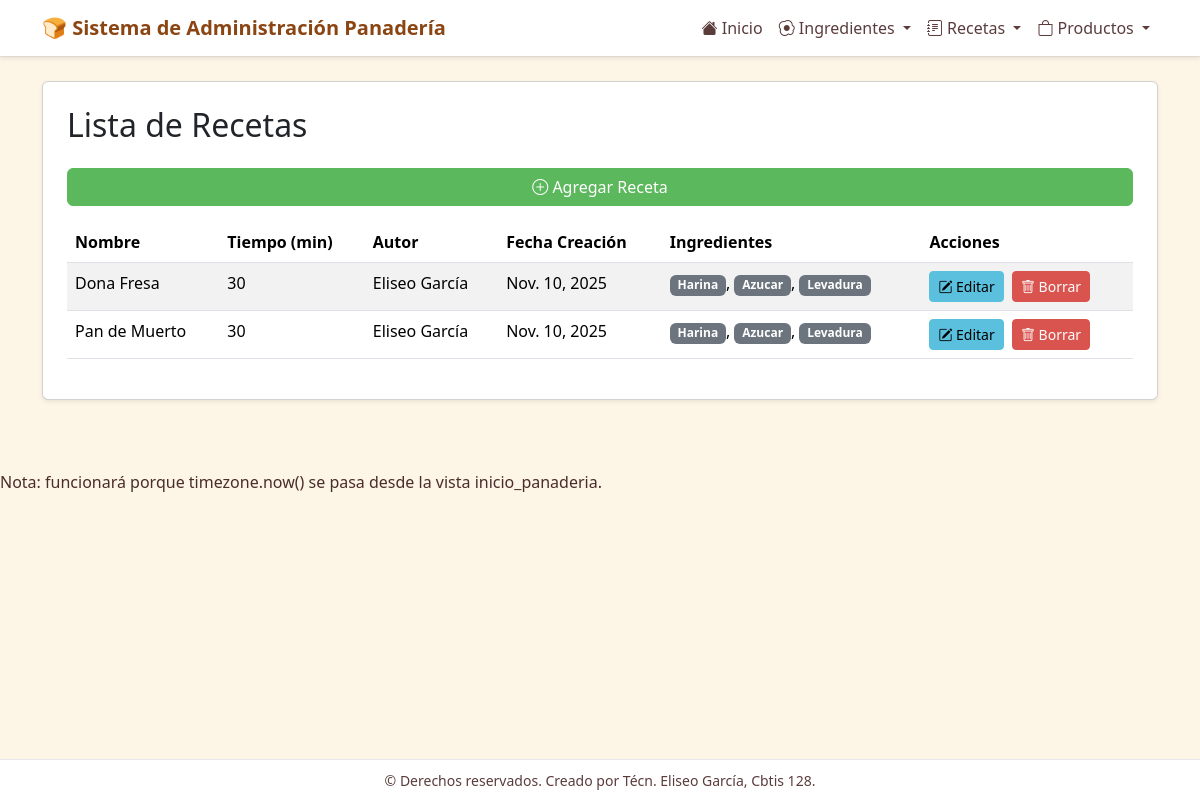
The app's page /recetas/ with its own data.
### app_Panaderia/models.py (models this page shows, shortened)
class Receta(models.Model):
    nombre = models.CharField(max_length=100)
    descripcion = models.TextField(blank=True, null=True)
    tiempo_preparacion = models.IntegerField(help_text="Tiempo en minutos")
    fecha_creacion = models.DateField()
    autor = models.CharField(max_length=100)
    ingredientes = models.ManyToManyField(Ingrediente, related_name='recetas')
    class Meta:
        verbose_name = "Receta"
        verbose_name_plural = "Recetas"

class Ingrediente(models.Model):
    nombre = models.CharField(max_length=100)
    descripcion = models.TextField(blank=True, null=True)
    unidad_medida = models.CharField(max_length=50)
    costo_unitario = models.DecimalField(max_digits=10, decimal_places=2)
    proveedor = models.CharField(max_length=100, blank=True, null=True)
    fecha_compra = models.DateField()
    stock_disponible = models.DecimalField(max_digits=10, decimal_places=2)
    class Meta:
        verbose_name = "Ingrediente"
        verbose_name_plural = "Ingredientes"

### app_Panaderia/views.py (the view)
# urls.py: path('recetas/', views.ver_recetas, name='ver_recetas'),
def ver_recetas(request):
    recetas = Receta.objects.all().order_by('nombre')
    return render(request, 'recetas/ver_recetas.html', {'recetas': recetas})

### app_Panaderia/templates/recetas/ver_recetas.html (shortened to what this page needs)
{% extends 'base.html' %}
{% block content %}
<div class="card shadow-sm p-4">
  <h2 class="card-title mb-4">Lista de Recetas</h2>
  <a href="{% url 'agregar_receta' %}" class="btn btn-success mb-3"><i class="bi bi-plus-circle"></i> Agregar Receta</a>
  {% if recetas %}
  <div class="table-responsive">
    <table class="table table-striped table-hover">
      <thead>
        <tr>
          <th>Nombre</th>
          <th>Tiempo (min)</th>
          <th>Autor</th>
          <th>Fecha Creación</th>
          <th>Ingredientes</th>
          <th>Acciones</th>
        </tr>
      </thead>
      <tbody>
        {% for receta in recetas %}
        <tr>
          <td>{{ receta.nombre }}</td>
          <td>{{ receta.tiempo_preparacion }}</td>
          <td>{{ receta.autor }}</td>
          <td>{{ receta.fecha_creacion }}</td>
          <td>
            {% for ingrediente in receta.ingredientes.all %}
              <span class="badge bg-secondary">{{ ingrediente.nombre }}</span>{% if not forloop.last %}, {% endif %}
            {% empty %}
              No especificados
            {% endfor %}
          </td>
          <td>
            <a class="btn btn-sm btn-info me-1" href="{% url 'actualizar_receta' receta.id %}"><i class="bi bi-pencil-square"></i> Editar</a>
            <a class="btn btn-sm btn-danger" href="{% url 'borrar_receta' receta.id %}"><i class="bi bi-trash"></i> Borrar</a>
          </td>
        </tr>
        {% endfor %}
      </tbody>
    </table>
  </div>
  {% else %}
  <div class="alert alert-info mt-3" role="alert">
    No hay recetas registradas. ¡Empieza agregando una!
  </div>
  {% endif %}
</div>
{% endblock %}

### app_Panaderia/templates/base.html (style rules this page uses)
body { background: #fdf5e6; color: #4a2c2a; }
.btn-success { background-color: #5cb85c; border-color: #5cb85c; }
.btn-info { background-color: #5bc0de; border-color: #5bc0de; }
.btn-danger { background-color: #d9534f; border-color: #d9534f; }

### records on screen
Receta: nombre "Dona Fresa", tiempo_preparacion "30", autor "Eliseo García", fecha_creacion "Nov. 10, 2025"
Ingrediente: nombre "Harina"
Ingrediente: nombre "Azucar"
Ingrediente: nombre "Levadura"
Receta: nombre "Pan de Muerto", tiempo_preparacion "30", autor "Eliseo García", fecha_creacion "Nov. 10, 2025"
